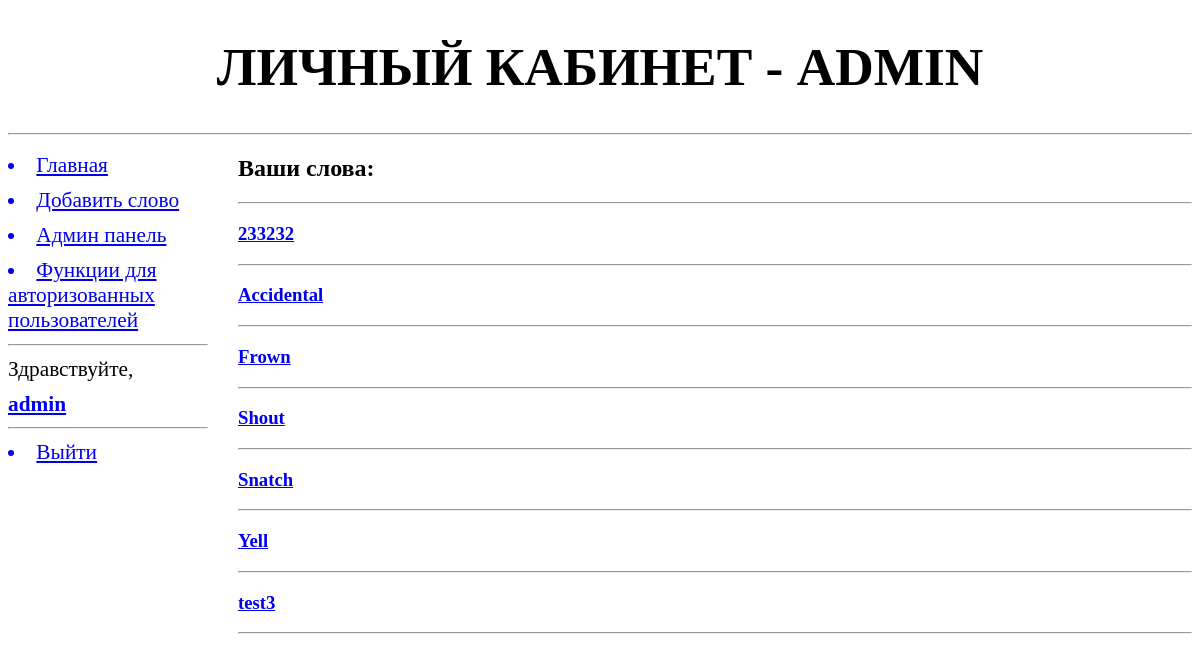
The app's page /home/ (signed in) with its own data.
### addwords/models.py (models this page shows, shortened)
class Word(models.Model):
    class Meta:
        verbose_name = "Слово"
        verbose_name_plural = "Слова"
        unique_together = (('word', 'language'), # уникальные сочетания полей в модели
                           (('word', 'type', 'translation')))
        ordering = ['word', 'type'] # параметры сортировки записей по умолчанию
    TYPE = (
        (None, "Выберите тип слова"), # или None -  заменяет --------- на Выберите тип слова
        ('Verb', 'Verb (сущ.)' ),
        ('Noun', 'Noun (глаг.)'),
        ('Adjective', 'Adjective (прил.)'),
    )
    word = models.CharField(max_length=20, null=True, blank=False, verbose_name="Слово")
    language = models.ForeignKey("Language", on_delete=models.PROTECT, verbose_name="Язык", related_name='words') #, limit_chices_to={}
    type = models.CharField(max_length=10, choices=TYPE, blank=True)
    translation = models.CharField(max_length=25, verbose_name="Перевод")
    discription = models.TextField(blank=True, verbose_name="Доп. комментарий к переводу")
    synonyms = models.ManyToManyField("Word", verbose_name="Синонимы", related_name='+', blank=True)
    rate = models.IntegerField(verbose_name="Рейтинг", default=5, help_text="Личный рейтинг слова от 1 до 10")
    add_date = models.DateTimeField(verbose_name="Дата создания", auto_now_add=True, blank=True)
    archived = models.BooleanField(verbose_name="Архивировано", help_text="Будет ли слово отображаться в словаре?", default=False)
    author =  models.ForeignKey(User, on_delete=models.PROTECT, verbose_name="Автор", help_text="Кто добавил слово", blank=True, null=True)
    def __str__(self):
        return self.word

### users/views.py (the view)
# urls.py: path('home/', include('users.urls')),
def home(request):
    context = {'user':request.user}
    author_words = Word.objects.filter(author=request.user.pk)
    context['author_words'] = author_words
    return render(request, "registration/home.html", context)

### users/templates/registration/home.html (shortened to what this page needs)
{% extends "basic.html" %}
{%  block page_title %}
{% if user.is_authenticated %}
    <h1> Личный кабинет - {{ user }}</h1>
{% else %}
    <h1> Вы, кажется, тут впервые...</h1>
{% endif %}
{% endblock %}
{% block content %}
{% if user.is_authenticated %}
    <h2>Ваши слова:</h2>
    <hr>
    {% for word in author_words %}
        <h3> <a href="{% url 'ex_word' word.pk %}">{{ word }}</a> </h3>
        <hr>
    {% endfor %}
{% else %}
<p3>Мы не знаем, кто Вы...<br> <a href="{% url 'login' %}">Войдите</a> в свой аккаунт или <a href="{% url 'signup' %}">зарегестрируйтесь</a>!</p3>
{% endif %}
{% endblock %}

### addwords/templates/basic.html (shortened to what this page needs)
{% load static %}
<!DOCTYPE html>
<html>
    <head>
        <link rel="stylesheet" type="text/css" href="{% static 'addwords/style.css' %}">
    </head>
    <body>
        <header>
            <h1>{% block page_title %}{% endblock %}</h1>
            <hr>
        </header>
        <nav>
            <a href="{% url 'main' %}"><li>Главная</li></a>
            <a href="{% url 'new' %}"><li>Добавить слово</li></a>
            <a href="/admin/"><li>Админ панель</li></a>
            <a href="{% url 'info' %}"><li>Функции для авторизованных пользователей</li></a>
            <hr>
            <p1>Здравствуйте, </p1>
            <a href="{% url 'home' %}"><b>{{ user.username|default:'Guest' }}</b></a>
            <hr>
            {% if user.is_authenticated %}
                <a href="{% url 'logout' %}"><li>Выйти</li></a>
            {% else %}
                <a href="{% url 'login' %}"><li>Войти</li></a>
                <a href="{% url 'signup' %}"><li>Регистрация</li></a>
            {% endif %}
        </nav>
        <section>
            {% block content %}
            {% endblock %}
        </section>
    </body>
</html>

### addwords/static/addwords/style.css (style rules this page uses)
header h1 { font-size: 40pt; text-transform: uppercase; text-align: center; }
nav { font-size: 16pt; width: 200px; float: left; }
nav a { display: block; margin: 10px 0px; }
section { margin-left: 230px; }

### records on screen
Word: word "233232"
Word: word "Accidental"
Word: word "Frown"
Word: word "Shout"
Word: word "Snatch"
Word: word "Yell"
Word: word "test3"

### other values on screen
{{ user }} "ADMIN"
{{ user.username|default:'Guest' }} "admin"
